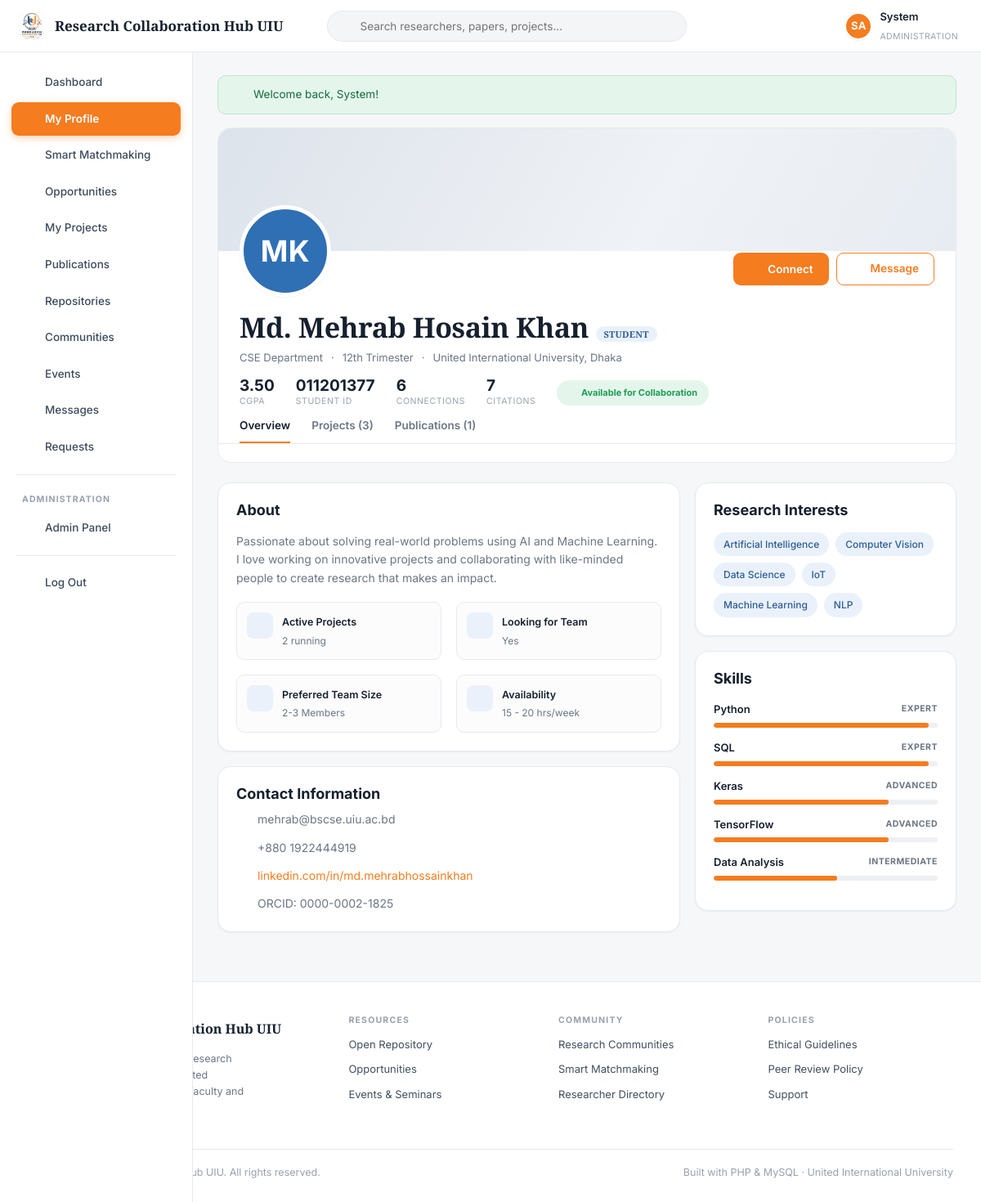
The app's page /profile.php?id=2 (signed in) with its own data.
### tables this page shows
CREATE TABLE `users` (
  `id`                INT AUTO_INCREMENT PRIMARY KEY,
  `first_name`        VARCHAR(60)  NOT NULL,
  `last_name`         VARCHAR(60)  NOT NULL,
  `email`             VARCHAR(150) NOT NULL UNIQUE,
  `password`          VARCHAR(255) NOT NULL,
  `role`              ENUM('student','faculty','admin') NOT NULL DEFAULT 'student',
  `researcher_type`   ENUM('student_academic','corporate','gov_ngo','medical','non_researcher') DEFAULT 'student_academic',
  `department`        VARCHAR(100) DEFAULT NULL,
  `university`        VARCHAR(150) DEFAULT 'United International University',
  `designation`       VARCHAR(120) DEFAULT NULL,
  `trimester`         VARCHAR(30)  DEFAULT NULL,
  `student_id`        VARCHAR(30)  DEFAULT NULL,
  `cgpa`              DECIMAL(3,2) DEFAULT NULL,
  `bio`               TEXT         DEFAULT NULL,
  `avatar`            VARCHAR(255) DEFAULT NULL,
  `cover`             VARCHAR(255) DEFAULT NULL,
  `phone`             VARCHAR(40)  DEFAULT NULL,
  `city`              VARCHAR(80)  DEFAULT 'Dhaka',
  `linkedin`          VARCHAR(200) DEFAULT NULL,
  `orcid`             VARCHAR(60)  DEFAULT NULL,
  `website`           VARCHAR(200) DEFAULT NULL,
  `availability`      VARCHAR(60)  DEFAULT NULL,
  `preferred_team`    VARCHAR(40)  DEFAULT NULL,
  `open_to_collab`    TINYINT(1)   NOT NULL DEFAULT 1,
  `status`            ENUM('active','suspended') NOT NULL DEFAULT 'active',
  `created_at`        DATETIME     NOT NULL DEFAULT CURRENT_TIMESTAMP
);

CREATE TABLE `user_skills` (
  `user_id`  INT NOT NULL,
  `skill_id` INT NOT NULL,
  `level`    ENUM('Beginner','Intermediate','Advanced','Expert') NOT NULL DEFAULT 'Intermediate',
  PRIMARY KEY (`user_id`,`skill_id`),
  FOREIGN KEY (`user_id`)  REFERENCES `users`(`id`)  ON DELETE CASCADE,
  FOREIGN KEY (`skill_id`) REFERENCES `skills`(`id`) ON DELETE CASCADE
);

CREATE TABLE `skills` (
  `id`   INT AUTO_INCREMENT PRIMARY KEY,
  `name` VARCHAR(80) NOT NULL UNIQUE
);

### profile.php (the view, shortened to what the rows shown need)
<?php
$me     = currentUser();
$viewId = (int)(input('id', 0) ?: $me['id']);
$user   = fetchOne('SELECT * FROM users WHERE id = ? AND status = "active"', [$viewId]);
$skills = fetchAll(
    'SELECT s.name, us.level FROM user_skills us
     JOIN skills s ON s.id = us.skill_id
     WHERE us.user_id = ? ORDER BY FIELD(us.level,"Expert","Advanced","Intermediate","Beginner"), s.name',
    [$viewId]);
$projects = fetchAll(
    'SELECT p.*, pm.member_role FROM projects p
     JOIN project_members pm ON pm.project_id = p.id
     WHERE pm.user_id = ? ORDER BY p.created_at DESC', [$viewId]);
$publications = fetchAll(
    'SELECT * FROM publications WHERE user_id = ? AND status = "published" ORDER BY created_at DESC',
    [$viewId]);
$connCount = (int)fetchValue(
    'SELECT COUNT(*) FROM connections WHERE status = "accepted" AND (requester_id = ? OR addressee_id = ?)',
    [$viewId, $viewId]);
$citations = (int)fetchValue('SELECT COALESCE(SUM(citations),0) FROM publications WHERE user_id = ?', [$viewId]);
$levelPct = ['Beginner' => 30, 'Intermediate' => 55, 'Advanced' => 78, 'Expert' => 96];
require_once ROOT_PATH . '/includes/header.php';
?>
<div class="profile-card mb-3">
  <div class="profile-body">
    <div class="flex-between flex-wrap" style="align-items:flex-end">
      <div class="profile-avatar"><?= avatar($user, 112) ?></div>
      <div class="flex" style="gap:9px;padding-bottom:14px">
      </div>
    </div>
    <h1 class="mt-2" style="margin-bottom:6px"><?= e(fullName($user)) ?> <?= roleBadge($user['role']) ?></h1>
    <div class="profile-meta">
      <span><?= e($user['department'] ?: 'Department not set') ?></span>
      <?php if ($user['trimester']): ?><span>&middot;</span><span><?= e($user['trimester']) ?></span><?php endif; ?>
      <span>&middot;</span><span><?= e($user['university']) ?>, <?= e($user['city']) ?></span>
    </div>
    <div class="profile-stats">
      <?php if ($user['cgpa']): ?>
        <div><div class="v"><?= number_format((float)$user['cgpa'], 2) ?></div><div class="k">CGPA</div></div>
      <?php endif; ?>
      <?php if ($user['student_id']): ?>
        <div><div class="v"><?= e($user['student_id']) ?></div><div class="k">Student ID</div></div>
      <?php endif; ?>
      <div><div class="v"><?= $connCount ?></div><div class="k">Connections</div></div>
      <div><div class="v"><?= $citations ?></div><div class="k">Citations</div></div>
      <?php if ($user['open_to_collab']): ?>
        <span class="match-tag" style="padding:6px 14px"><?= icon('check-circle', 13) ?> Available for Collaboration</span>
      <?php endif; ?>
    </div>
    <div class="tabs mt-3" data-tab-group="profile">
      <button class="active" data-tab="overview">Overview</button>
      <button data-tab="projects">Projects (<?= count($projects) ?>)</button>
      <button data-tab="publications">Publications (<?= count($publications) ?>)</button>
    </div>
  </div>
</div>
<div data-panel-group="profile" data-panel="overview">
  <div class="layout-main-side">
    <div class="flex-col" style="gap:18px">
      <div class="card">
        <div class="card-head"><h3>About</h3>
        </div>
        <p class="muted" style="margin-bottom:18px">
          <?= $user['bio'] ? nl2br(e($user['bio'])) : 'This researcher has not written a bio yet.' ?>
        </p>
        <div class="grid grid-2">
          <div class="info-tile">
          </div>
          <div class="info-tile">
          </div>
          <div class="info-tile">
            <span><span class="k">Preferred Team Size</span><br>
              <span class="v"><?= e($user['preferred_team'] ?: 'Not set') ?></span></span>
          </div>
          <div class="info-tile">
            <span><span class="k">Availability</span><br>
              <span class="v"><?= e($user['availability'] ?: 'Not set') ?></span></span>
          </div>
        </div>
      </div>
      <div class="card">
        <div class="flex-col" style="gap:12px">
          <div class="flex"><?= icon('mail', 16, 'muted') ?><span class="muted"><?= e($user['email']) ?></span></div>
          <?php if ($user['phone']): ?>
            <div class="flex"><?= icon('phone', 16) ?><span class="muted"><?= e($user['phone']) ?></span></div>
          <?php endif; ?>
          <?php if ($user['linkedin']): ?>
            <div class="flex"><?= icon('link', 16) ?><a href="https://<?= e(ltrim($user['linkedin'], 'https://')) ?>"
               target="_blank" rel="noopener"><?= e($user['linkedin']) ?></a></div>
          <?php endif; ?>
          <?php if ($user['orcid']): ?>
            <div class="flex"><?= icon('award', 16) ?><span class="muted">ORCID: <?= e($user['orcid']) ?></span></div>
          <?php endif; ?>
        </div>
      </div>
    </div>
    <div class="flex-col" style="gap:18px">
      <div class="card">
        <?php if (!$skills): ?>
          <p class="muted-sm">No skills added yet.</p>
        <?php else: foreach ($skills as $s): ?>
          <div class="skill-row">
            <div class="flex-between">
              <span class="nm"><?= e($s['name']) ?></span>
              <span class="lv"><?= e($s['level']) ?></span>
            </div>
            <div class="progress"><span style="width:<?= $levelPct[$s['level']] ?? 50 ?>%"></span></div>
          </div>
        <?php endforeach; endif; ?>
      </div>
    </div>
  </div>
</div>
<?php require_once ROOT_PATH . '/includes/footer.php'; ?>

### includes/header.php (shortened to what the rows shown need)
<?php
require_once ROOT_PATH . '/includes/icons.php';
$layout    = $layout    ?? (isLoggedIn() ? 'app' : 'public');
$me        = currentUser();
?>
<!DOCTYPE html>
<html lang="en">
<head>
<link rel="stylesheet" href="<?= url('assets/css/style.css') ?>">
</head>
<body class="layout-<?= e($layout) ?>">
<?php if ($layout === 'app'): ?>
<header class="topbar">
  <a class="brand" href="<?= url('dashboard.php') ?>">
    <img src="<?= url('assets/img/logo.jpg') ?>" alt="Logo">
    <span class="brand-name"><?= e(SITE_NAME) ?></span>
  </a>
  <form class="topsearch" action="<?= url('search.php') ?>" method="get" role="search">
    <span class="ico"><?= icon('search', 16) ?></span>
    <input type="search" name="q" placeholder="Search researchers, papers, projects..."
           value="<?= e($_GET['q'] ?? '') ?>">
  </form>
  <div class="topactions">
    <a class="icon-btn" href="<?= url('notifications.php') ?>" title="Notifications">
      <?= icon('bell', 19) ?>
    </a>
    <a class="icon-btn" href="<?= url('messages.php') ?>" title="Messages">
      <?= icon('mail', 19) ?>
    </a>
    <a class="topuser" href="<?= url('profile.php') ?>">
      <?= avatar($me, 34) ?>
      <span>
        <span class="nm"><?= e($me['first_name']) ?></span><br>
        <span class="rl"><?= e($me['department'] ?: ucfirst($me['role'])) ?></span>
      </span>
    </a>
  </div>
</header>
<div class="app">
  <nav class="sidebar" id="sidebar">
    <a href="<?= url('dashboard.php') ?>"     class="<?= isActive('dashboard.php') ? 'active' : '' ?>"><?= icon('dashboard') ?> Dashboard</a>
    <a href="<?= url('profile.php') ?>"       class="<?= isActive('profile.php') || isActive('profile_edit.php') ? 'active' : '' ?>"><?= icon('user') ?> My Profile</a>
    <a href="<?= url('matchmaking.php') ?>"   class="<?= isActive('matchmaking.php') ? 'active' : '' ?>"><?= icon('sparkle') ?> Smart Matchmaking</a>
    <a href="<?= url('opportunities.php') ?>" class="<?= isActive('opportunities.php') || isActive('opportunity.php') ? 'active' : '' ?>"><?= icon('bulb') ?> Opportunities</a>
    <a href="<?= url('projects.php') ?>"      class="<?= isActive('projects.php') || isActive('project.php') || isActive('project_form.php') ? 'active' : '' ?>"><?= icon('folder') ?> My Projects</a>
    <a href="<?= url('publications.php') ?>"  class="<?= isActive('publications.php') || isActive('publication.php') ? 'active' : '' ?>"><?= icon('file') ?> Publications</a>
    <a href="<?= url('repository.php') ?>"    class="<?= isActive('repository.php') ? 'active' : '' ?>"><?= icon('layers') ?> Repositories</a>
    <a href="<?= url('communities.php') ?>"   class="<?= isActive('communities.php') || isActive('community.php') || isActive('post.php') ? 'active' : '' ?>"><?= icon('users') ?> Communities</a>
    <a href="<?= url('events.php') ?>"        class="<?= isActive('events.php') ? 'active' : '' ?>"><?= icon('calendar') ?> Events</a>
    <a href="<?= url('messages.php') ?>"      class="<?= isActive('messages.php') ? 'active' : '' ?>">
      <?= icon('mail') ?> Messages
    </a>
    <a href="<?= url('requests.php') ?>"      class="<?= isActive('requests.php') ? 'active' : '' ?>"><?= icon('user-plus') ?> Requests</a>
    <?php if ($me['role'] === 'admin'): ?>
      <div class="sidebar-sep"></div>
      <div class="sidebar-label">Administration</div>
      <a href="<?= url('admin/index.php') ?>"><?= icon('shield') ?> Admin Panel</a>
    <?php endif; ?>
    <div class="sidebar-sep"></div>
    <a href="<?= url('logout.php') ?>"><?= icon('logout') ?> Log Out</a>
  </nav>
  <main class="app-main">
    <?php foreach (getFlashes() as $f): ?>
      <div class="alert alert-<?= e($f['type']) ?>"><?= icon($f['type'] === 'success' ? 'check-circle' : 'help', 17) ?><span><?= e($f['message']) ?></span></div>
    <?php endforeach; ?>
<?php endif; ?>

### includes/functions.php (shortened to what the rows shown need)
<?php
function e($value): string
{
    return htmlspecialchars((string)$value, ENT_QUOTES, 'UTF-8');
}
function url(string $path = ''): string
{
    return BASE_URL . ltrim($path, '/');
}
function getFlashes(): array
{
    $f = $_SESSION['flash'] ?? [];
    return $f;
}
function isLoggedIn(): bool
{
    return !empty($_SESSION['user_id']);
}
function currentUser(): ?array
{
    static $user = null;
    static $loaded = false;
    if ($loaded) { return $user; }
    $loaded = true;
    $user = fetchOne('SELECT * FROM users WHERE id = ? AND status = "active"', [$_SESSION['user_id']]);
    return $user;
}
function fullName(array $user): string
{
    return trim($user['first_name'] . ' ' . $user['last_name']);
}
function initials(array $user): string
{
    return strtoupper(substr($user['first_name'], 0, 1) . substr($user['last_name'], 0, 1));
}
function avatarUrl(?array $user): string
{
    return '';
}
function avatar(?array $user, int $size = 40, string $extraClass = ''): string
{
    $src = avatarUrl($user);
    $style = 'width:' . $size . 'px;height:' . $size . 'px;';
    $palette = ['#12305B', '#F57C1F', '#2F6FB3', '#B9541B', '#3E5C76', '#8A4B08'];
    $bg      = $palette[((int)$user['id']) % count($palette)];
    $font    = max(10, (int)round($size * 0.38));
    return '<span class="avatar avatar-initials ' . e($extraClass) . '" style="' . $style
         . 'background:' . $bg . ';font-size:' . $font . 'px" title="' . e(fullName($user)) . '">'
         . e(initials($user)) . '</span>';
}
function roleBadge(string $role): string
{
    $map = ['student' => 'Student', 'faculty' => 'Faculty', 'admin' => 'Admin'];
    return '<span class="badge badge-' . e($role) . '">' . e($map[$role] ?? $role) . '</span>';
}
function input(string $key, $default = '')
{
    $v = $_POST[$key] ?? $_GET[$key] ?? $default;
    return is_string($v) ? trim($v) : $v;
}
function isActive(string $page): bool
{
    return basename($_SERVER['PHP_SELF']) === $page;
}

### records on screen
users: initials($user) "SA", first_name "System", department "ADMINISTRATION"
users: initials($user) "MK", fullName($user) "Md. Mehrab Hosain Khan", role "STUDENT", department "CSE Department", trimester "12th Trimester", university "United International University", city "Dhaka", cgpa "3.50", student "011201377", bio "Passionate about solving real-world problems using AI and Machine Learning. I love working on innovative projects and collaborating with like-minded people to create research that makes an impact.", preferred_team "2-3 Members", availability "15 - 20 hrs/week", email "mehrab@bscse.uiu.ac.bd", phone "+880 1922444919", linkedin "linkedin.com/in/md.mehrabhossainkhan", orcid "0000-0002-1825"
user_skills: skill.name "Python", level "EXPERT"
user_skills: skill.name "SQL", level "EXPERT"
user_skills: skill.name "Keras", level "ADVANCED"
user_skills: skill.name "TensorFlow", level "ADVANCED"
user_skills: skill.name "Data Analysis", level "INTERMEDIATE"

### other values on screen
SITE_NAME "Research Collaboration Hub UIU"
$f['message'] "Welcome back, System!"
$connCount "6"
$citations "7"
count($projects) "3"
count($publications) "1"
$i "Artificial Intelligence"
$i "Computer Vision"
$i "Data Science"
$i "IoT"
$i "Machine Learning"
$i "NLP"
